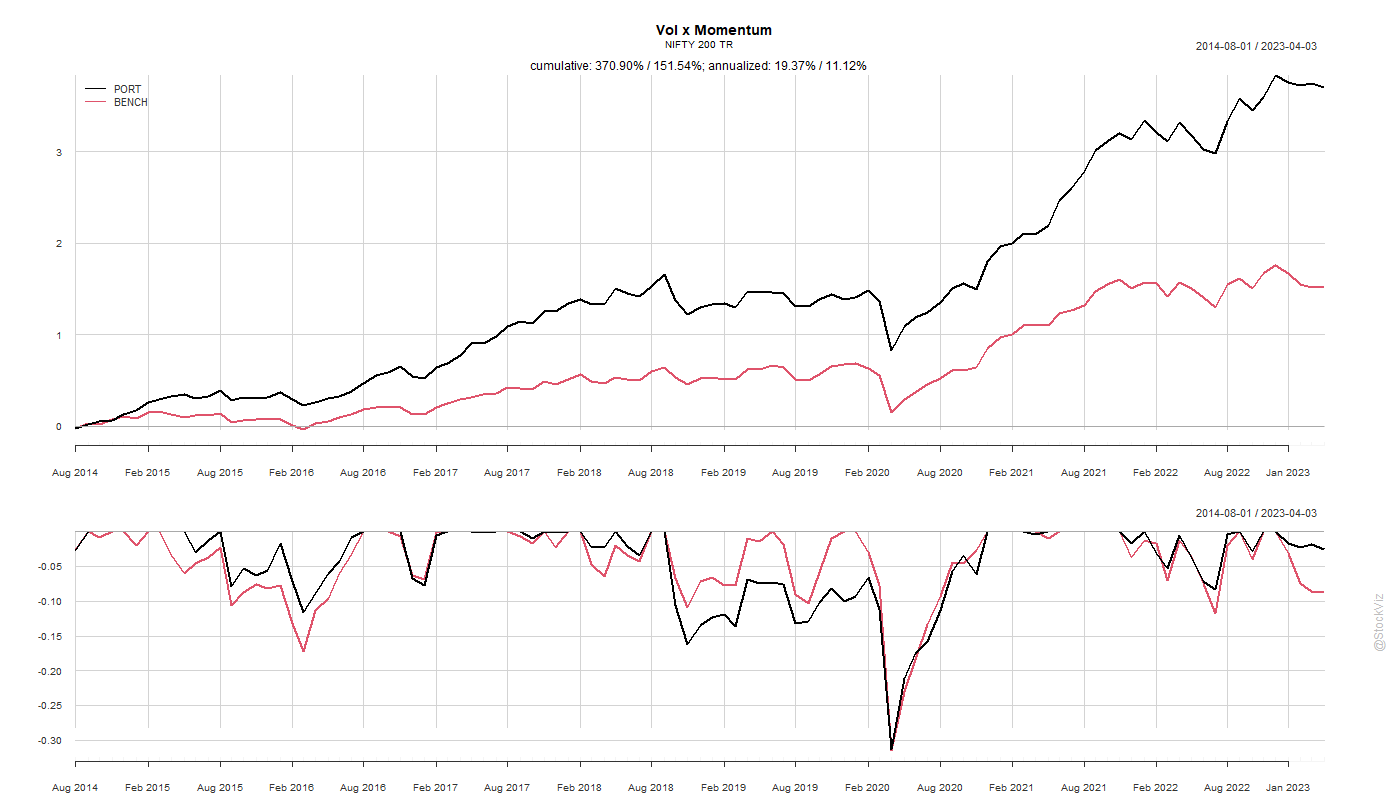

Generate this figure with R:
### volatility and momentum (double sort)

library('RODBC')
library('RPostgres')
library('quantmod')
library('PerformanceAnalytics')
library('PortfolioAnalytics')	

library('tidyverse')
library('lubridate')

options("scipen"=100)
options(stringsAsFactors = FALSE)

source("d:/stockviz/r/config.r")
source("D:/StockViz/public/blog/common/plot.common.R")

reportPath <- "."

lcon <- odbcDriverConnect(sprintf("Driver={ODBC Driver 17 for SQL Server};Server=%s;Database=%s;Uid=%s;Pwd=%s;", ldbserver, ldbname, ldbuser, ldbpassword), case = "nochange", believeNRows = TRUE)
pgCon <- dbConnect(RPostgres::Postgres(), host='sweden', user=ldbuser2, password=ldbpassword2, dbname='StockVizDyn', sslmode='allow')

indexName <- "NIFTY 200 TR"
volCalcLb <- 20 #days
volvolLb <- 500 #days


miscDates <- sqlQuery(lcon, "select distinct time_stamp from EQUITY_MISC_INFO")

indexPx <- sqlQuery(lcon, sprintf("select time_stamp, px_close from BHAV_INDEX where index_name='%s' and time_stamp >= '%s' and time_stamp <= '%s'", indexName, min(miscDates$time_stamp) - volvolLb*2, max(miscDates$time_stamp)))
indexXts <- xts(indexPx[,2], indexPx[,1])

rebalDates <- miscDates %>% mutate(YM = year(time_stamp)*100 + month(time_stamp)) %>%
	group_by(YM) %>%
	summarize(ST=min(time_stamp)) %>%
	select(ST) %>%
	ungroup() %>%
	as.data.frame()

symRets <- data.frame(PERIOD_END="", PORT=0.0, BENCH=0.0)
for(ii in 2:nrow(rebalDates)){
	startDate <- rebalDates$ST[ii-1]
	endDate <- rebalDates$ST[ii]
	
	tsStartDt <- first(head(index(indexXts[paste0("/", startDate)]), volvolLb))
	expectedTs <- nrow(indexXts[paste0(tsStartDt, "/", startDate)])
	
	symbols <- sqlQuery(lcon, sprintf("select top 500 symbol, ff_mkt_cap_cr from EQUITY_MISC_INFO where time_stamp='%s' order by ff_mkt_cap_cr desc", startDate))[,1]
	
	pXts <- NULL
	for(sym in symbols){
		pxDf <- dbGetQuery(pgCon, "select date_stamp, h High, l Low, o Open, c as Close from eod_adjusted_nse 
									where ticker = $1 and date_stamp >= $2 and date_stamp < $3 order by date_stamp", params=list(sym, tsStartDt, startDate))
		
		if(nrow(pxDf) < expectedTs * 0.95) next
		
		pXts <- merge.xts(pXts, volatility(xts(pxDf[,-1], pxDf[, 1]), calc="parkinson"))
		names(pXts)[length(names(pXts))] <- sym
	}

	pXts <- na.trim(pXts, side='left')
	toKeep <- c()
	for(i in 1:ncol(pXts)){
		if(anyNA(pXts[,i])){
			next
		}
		toKeep <- c(toKeep, toString(names(pXts)[i]))
	}

	pXts <- pXts[,toKeep]
	volvolDf <- data.frame(SYMBOL="", VOL=0.0, VOLVOL=0.0)
	for(i in 1:ncol(pXts)){
		volvolDf <- rbind(volvolDf, c(toString(names(pXts)[i]), last(coredata(pXts[,i])), sd(coredata(pXts[,i]))))
	}
	volvolDf <- volvolDf[-1,]
	
	lowVol <- head(volvolDf[order(volvolDf$VOL),], 50)
	
	lowVol$RET <- NA
	for(i in 1:nrow(lowVol)){
		sym <- lowVol$SYMBOL[i]
		pxDf <- dbGetQuery(pgCon, "select date_stamp, c from eod_adjusted_nse 
									where ticker = $1 and date_stamp >= $2 and date_stamp < $3 order by date_stamp", params=list(sym, startDate-365, startDate))
		
		if(nrow(pxDf) < 200) next
		
		lowVol$RET[i] <- as.numeric(Return.cumulative(dailyReturn(xts(pxDf[,2], pxDf[,1]))))
	}
	
	lowVol <- head(lowVol[order(lowVol$RET, decreasing=T),], 25)
	
	expectedTs <- nrow(indexXts[paste0(startDate, "/", endDate)])
	benchRet <- as.numeric(Return.cumulative(dailyReturn(indexXts[paste0(startDate, "/", endDate)])))
	
	totalRet <- 0.0
	symCount <- 0
	for(i in 1:nrow(lowVol)){
		sym <- lowVol$SYMBOL[i]
		pxDf <- dbGetQuery(pgCon, "select date_stamp, c from eod_adjusted_nse 
									where ticker = $1 and date_stamp >= $2 and date_stamp <= $3 order by date_stamp", params=list(sym, startDate, endDate))
		
		if(nrow(pxDf) < expectedTs-2) next
		
		symCount <- symCount + 1
		totalRet <- totalRet + as.numeric(Return.cumulative(dailyReturn(xts(pxDf[,2], pxDf[,1]))))
		
		if (symCount >= 20) break
	}
	periodRet <- totalRet/symCount
	
	if(!is.finite(periodRet)) break
	
	symRets <- rbind(symRets, c(toString(endDate), periodRet, benchRet))
}

symRets <- symRets[-1,]
symRets$PERIOD_END <- as.Date(symRets$PERIOD_END)
symRets$PORT <- as.numeric(symRets$PORT)
symRets$BENCH <- as.numeric(symRets$BENCH)

save(symRets, file=sprintf("%s/symRetsX2-A.Rdata", reportPath))

########################################

symXts <- xts(symRets[,-1], symRets[,1])

Common.PlotCumReturns(symXts, "Vol x Momentum", "NIFTY 200 TR", sprintf("%s/sortX2-A.png", reportPath), NULL)

q()
Return.cumulative(symXts)

table.Drawdowns(symXts[,1], 10)
table.Drawdowns(symXts[,2], 10)

table.Drawdowns(symXts["/2019",1], 10)
table.Drawdowns(symXts["2021/",1], 10)
